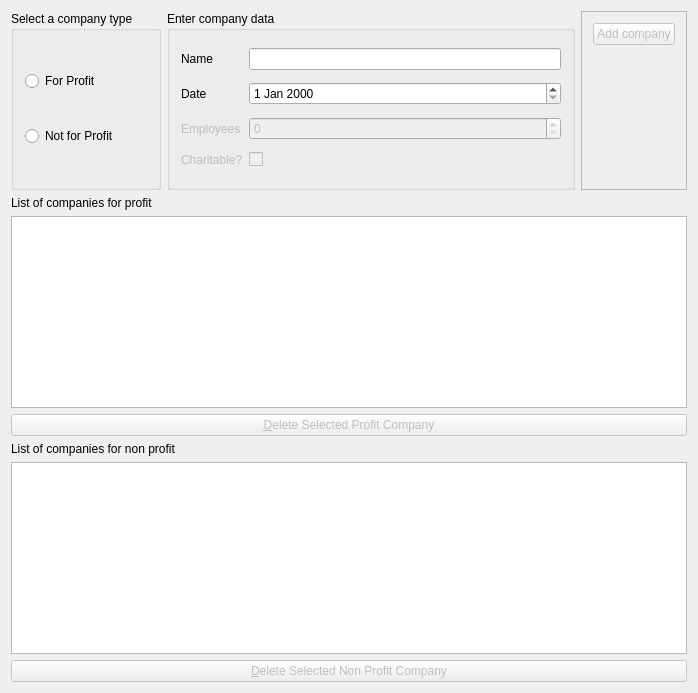
<?xml version="1.0" encoding="UTF-8"?>
<ui version="4.0">
 <class>MainWindow</class>
 <widget class="QMainWindow" name="MainWindow">
  <property name="geometry">
   <rect>
    <x>0</x>
    <y>0</y>
    <width>698</width>
    <height>693</height>
   </rect>
  </property>
  <property name="windowTitle">
   <string>Company</string>
  </property>
  <widget class="QWidget" name="centralWidget">
   <layout class="QGridLayout" name="gridLayout_2">
    <item row="4" column="0" colspan="3">
     <widget class="QPushButton" name="btnDeleteProfit">
      <property name="enabled">
       <bool>false</bool>
      </property>
      <property name="text">
       <string>&amp;Delete Selected Profit Company</string>
      </property>
     </widget>
    </item>
    <item row="3" column="0" colspan="3">
     <widget class="QListWidget" name="listWidgetProfit">
      <property name="alternatingRowColors">
       <bool>true</bool>
      </property>
      <property name="selectionMode">
       <enum>QAbstractItemView::ExtendedSelection</enum>
      </property>
     </widget>
    </item>
    <item row="6" column="0" colspan="3">
     <widget class="QListWidget" name="listWidgetNonProfit">
      <property name="alternatingRowColors">
       <bool>true</bool>
      </property>
      <property name="selectionMode">
       <enum>QAbstractItemView::ExtendedSelection</enum>
      </property>
     </widget>
    </item>
    <item row="5" column="0" colspan="3">
     <widget class="QLabel" name="label">
      <property name="text">
       <string>List of companies for non profit</string>
      </property>
     </widget>
    </item>
    <item row="2" column="0" colspan="3">
     <widget class="QLabel" name="lblList">
      <property name="text">
       <string>List of companies for profit</string>
      </property>
     </widget>
    </item>
    <item row="0" column="1">
     <widget class="QGroupBox" name="boxData">
      <property name="title">
       <string>Enter company data</string>
      </property>
      <layout class="QGridLayout" name="gridLayout">
       <item row="1" column="0">
        <widget class="QLabel" name="lblDate">
         <property name="text">
          <string>Date</string>
         </property>
        </widget>
       </item>
       <item row="1" column="1">
        <widget class="QDateEdit" name="datDate"/>
       </item>
       <item row="0" column="0">
        <widget class="QLabel" name="lblName">
         <property name="text">
          <string>Name</string>
         </property>
        </widget>
       </item>
       <item row="0" column="1">
        <widget class="QLineEdit" name="txtName">
         <property name="enabled">
          <bool>true</bool>
         </property>
        </widget>
       </item>
       <item row="2" column="0">
        <widget class="QLabel" name="lblEmployees">
         <property name="enabled">
          <bool>false</bool>
         </property>
         <property name="text">
          <string>Employees</string>
         </property>
        </widget>
       </item>
       <item row="3" column="0">
        <widget class="QLabel" name="lblCharitable">
         <property name="enabled">
          <bool>false</bool>
         </property>
         <property name="text">
          <string>Charitable?</string>
         </property>
        </widget>
       </item>
       <item row="3" column="1">
        <widget class="QCheckBox" name="chkCharitable">
         <property name="enabled">
          <bool>false</bool>
         </property>
         <property name="text">
          <string/>
         </property>
        </widget>
       </item>
       <item row="2" column="1">
        <widget class="QSpinBox" name="spnEmployees">
         <property name="enabled">
          <bool>false</bool>
         </property>
         <property name="maximum">
          <number>99999999</number>
         </property>
        </widget>
       </item>
      </layout>
     </widget>
    </item>
    <item row="0" column="2">
     <widget class="QFrame" name="frame">
      <property name="frameShape">
       <enum>QFrame::StyledPanel</enum>
      </property>
      <property name="frameShadow">
       <enum>QFrame::Raised</enum>
      </property>
      <layout class="QVBoxLayout" name="verticalLayout_2">
       <item>
        <widget class="QPushButton" name="btnAdd">
         <property name="enabled">
          <bool>false</bool>
         </property>
         <property name="text">
          <string>Add company</string>
         </property>
        </widget>
       </item>
       <item>
        <spacer name="verticalSpacer">
         <property name="orientation">
          <enum>Qt::Vertical</enum>
         </property>
         <property name="sizeHint" stdset="0">
          <size>
           <width>20</width>
           <height>40</height>
          </size>
         </property>
        </spacer>
       </item>
      </layout>
     </widget>
    </item>
    <item row="0" column="0">
     <widget class="QGroupBox" name="boxCompanyType">
      <property name="title">
       <string>Select a company type</string>
      </property>
      <layout class="QVBoxLayout" name="verticalLayout">
       <item>
        <widget class="QRadioButton" name="radProfit">
         <property name="text">
          <string>For Profit</string>
         </property>
        </widget>
       </item>
       <item>
        <widget class="QRadioButton" name="radNotProfit">
         <property name="text">
          <string>Not for Profit</string>
         </property>
        </widget>
       </item>
      </layout>
     </widget>
    </item>
    <item row="7" column="0" colspan="3">
     <widget class="QPushButton" name="btnDeleteNonProfit">
      <property name="enabled">
       <bool>false</bool>
      </property>
      <property name="text">
       <string>&amp;Delete Selected Non Profit Company</string>
      </property>
     </widget>
    </item>
   </layout>
  </widget>
 </widget>
 <layoutdefault spacing="6" margin="11"/>
 <resources/>
 <connections/>
</ui>
